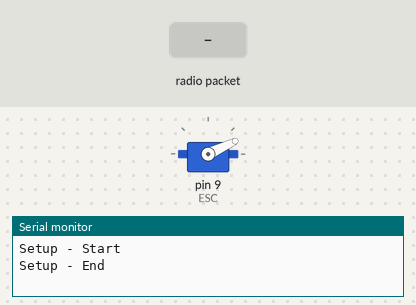
This sketch was run on a simulated Arduino Uno, built with avr-gcc and run on an emulated ATmega328P. On the bench: servo, the last lines printed to the serial monitor. Inputs (shaded band) come from the test bench. No radio packets arrive unless stated.

Above: at 11.2 s.
11.3 s: radio packet "1" arrives
At 12.7 s:
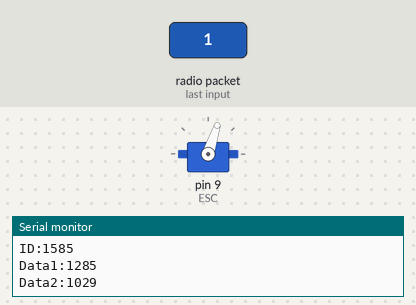
Timing chart, 0 to 14.3 s (numbered marks = the images above; inputs shaded):
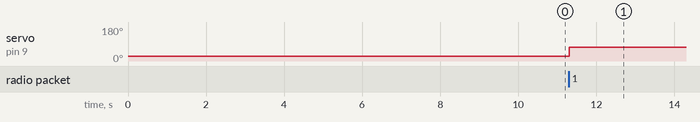

The sketch:

receiver.ino
```cpp
#include <VirtualWire.h>
#include <ServoTimer2.h>

int IDNumber = 111;
ServoTimer2 ESC;;

typedef struct sendData
{
  int    id;
  int    data1;
  int    data2;

};

void setup()
{
    Serial.begin(9600);	// Debugging only
    Serial.println("Setup - Start");

    ESC.attach(9);
    ESC.write(800);
    delay(10000);

    // Initialise the IO and ISR
    vw_setup(2000);	 // Bits per sec
    vw_rx_start();       // Start the receiver PLL running

    Serial.println("Setup - End");
}

void loop()
{
  uint8_t buf[VW_MAX_MESSAGE_LEN];
  uint8_t buflen = VW_MAX_MESSAGE_LEN;

  struct sendData receivedData;
  uint8_t rcvdSize = sizeof(receivedData);//Incoming data size

  vw_wait_rx();// Start to Receive data now

  if (vw_get_message((uint8_t *)&receivedData, &rcvdSize)) // check to see if anything has been received
  {
    Serial.print(rcvdSize, DEC);
    Serial.println(" bytes received!");

    Serial.print("ID:");
    Serial.println(receivedData.id);

    Serial.print("Data1:");
    Serial.println(receivedData.data1);
    Serial.print("Data2:");
    Serial.println(receivedData.data2);

    ESC.write(receivedData.data1);
  }


  delay(50);
}
```

Measured:
- after the input at 11.3 s, servo on pin 9 (ESC): 25° → 72° at once
